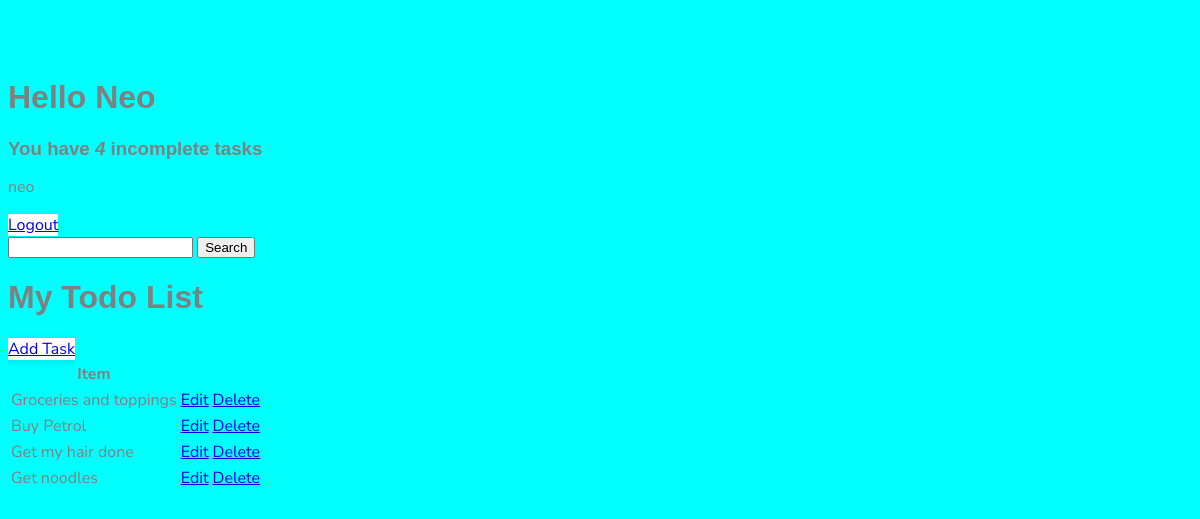
Screenshot of / (signed in) with the database file from the repository.
### base/models.py (models this page shows, shortened)
class Task(models.Model):
    user = models.ForeignKey(User, on_delete=models.CASCADE, null=True, blank=True)
    title = models.CharField(max_length=200)
    description = models.TextField(null=True, blank=True)
    complete = models.BooleanField(default=False)
    created = models.DateTimeField(auto_now_add=True)
    class Meta:
        ordering = ['complete']

### base/views.py (the view)
# urls.py: path('', TaskList.as_view(), name='tasks'),
class TaskList(LoginRequiredMixin, ListView):
    model = Task
    context_object_name = 'tasks'
    def get_context_data(self, **kwargs):
        context = super().get_context_data(**kwargs)
        context['tasks'] = context['tasks'].filter(user=self.request.user)
        context['count'] = context['tasks'].filter(complete=False).count()
        search_input = self.request.GET.get('search-area') or ''
        if search_input:
            context['tasks'] = context['tasks'].filter(title__icontains=search_input)
        context['search_input'] = search_input
        return context

### base/templates/base/task_list.html
{% extends 'base/main.html' %}
{% block content %}
<div class="header-bar">
    <div>
        <h1>Hello {{request.user|title}}</h1>
        <h3 style="margin: 0;">You have <i>{{count}}</i> incomplete task{{count|pluralize:"s"}}</h3>
    </div>
</div>
{%  if request.user.is_authenticated %}
    <p>{{request.user}}</p>
    <a href="{% url 'logout' %}">Logout</a>
{% else %}
    <a href="{% url 'login' %}">Login</a>
{% endif %}
<form method="get">
    <input type="text" name="search-area" value="{{search_input}}">
    <input type="submit" value="Search">
</form>
<h1>My Todo List</h1>
<a href="{% url 'task-create' %}">Add Task</a>
<table>
    <tr>
        <th>Item</th>
    </tr>
    {% for task in tasks %}
    <tr>
        <td>{{task.title}}</td>
        <td><a href="{% url 'task-update' task.id %}">Edit</a></td>
        <td><a href="{% url 'task-delete' task.id %}">Delete</a></td>
    </tr>
    {% empty %}
        <h3>No Item i list</h3>
    {% endfor %}
</table>
{% endblock content %}

### base/templates/base/main.html (style rules this page uses)
body { color: grey; background-color: aqua; font-family: 'Nunito Sans', sans-serif; padding-top: 50px; }
h1, h2, h3, h4, h5, h6 { font-family: 'Raleway', sans-serif; }

### rows the page displays
Task: title "Groceries and toppings"
Task: title "Buy Petrol"
Task: title "Get my hair done"
Task: title "Get noodles"

### other values shown
{{ request.user|title }} "Neo"
{{ count }} "4"
{{ request.user }} "neo"
